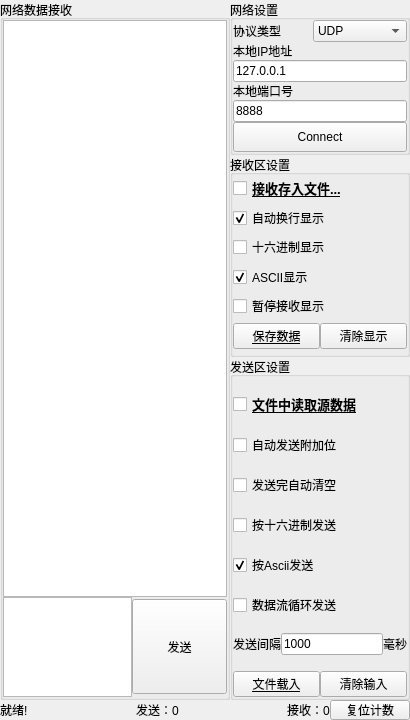
<?xml version="1.0" encoding="UTF-8"?>
<ui version="4.0">
 <class>NetworkWidget</class>
 <widget class="QWidget" name="NetworkWidget">
  <property name="geometry">
   <rect>
    <x>0</x>
    <y>0</y>
    <width>410</width>
    <height>720</height>
   </rect>
  </property>
  <property name="windowTitle">
   <string>Form</string>
  </property>
  <layout class="QGridLayout" name="gridLayout">
   <property name="leftMargin">
    <number>0</number>
   </property>
   <property name="topMargin">
    <number>0</number>
   </property>
   <property name="rightMargin">
    <number>0</number>
   </property>
   <property name="bottomMargin">
    <number>0</number>
   </property>
   <property name="spacing">
    <number>0</number>
   </property>
   <item row="0" column="0">
    <layout class="QHBoxLayout" name="horizontalLayout_4">
     <property name="spacing">
      <number>0</number>
     </property>
     <item>
      <widget class="QGroupBox" name="groupBox_8">
       <property name="title">
        <string>网络数据接收</string>
       </property>
       <layout class="QGridLayout" name="gridLayout_3">
        <property name="leftMargin">
         <number>0</number>
        </property>
        <property name="topMargin">
         <number>0</number>
        </property>
        <property name="rightMargin">
         <number>0</number>
        </property>
        <property name="bottomMargin">
         <number>0</number>
        </property>
        <property name="spacing">
         <number>0</number>
        </property>
        <item row="0" column="0">
         <layout class="QVBoxLayout" name="verticalLayout_2">
          <property name="spacing">
           <number>0</number>
          </property>
          <item>
           <layout class="QVBoxLayout" name="NVBLayout">
            <property name="spacing">
             <number>0</number>
            </property>
            <item>
             <widget class="QTextEdit" name="NReceiveText">
              <property name="minimumSize">
               <size>
                <width>200</width>
                <height>0</height>
               </size>
              </property>
             </widget>
            </item>
           </layout>
          </item>
          <item>
           <layout class="QHBoxLayout" name="horizontalLayout">
            <property name="spacing">
             <number>0</number>
            </property>
            <item>
             <widget class="QTextEdit" name="NSendText">
              <property name="minimumSize">
               <size>
                <width>50</width>
                <height>100</height>
               </size>
              </property>
              <property name="maximumSize">
               <size>
                <width>16777215</width>
                <height>100</height>
               </size>
              </property>
             </widget>
            </item>
            <item>
             <widget class="QPushButton" name="NSendBtn">
              <property name="minimumSize">
               <size>
                <width>95</width>
                <height>95</height>
               </size>
              </property>
              <property name="maximumSize">
               <size>
                <width>95</width>
                <height>95</height>
               </size>
              </property>
              <property name="text">
               <string>发送</string>
              </property>
             </widget>
            </item>
           </layout>
          </item>
         </layout>
        </item>
       </layout>
      </widget>
     </item>
     <item>
      <widget class="QWidget" name="NetWorkSetting" native="true">
       <property name="minimumSize">
        <size>
         <width>180</width>
         <height>0</height>
        </size>
       </property>
       <property name="maximumSize">
        <size>
         <width>180</width>
         <height>16777215</height>
        </size>
       </property>
       <layout class="QGridLayout" name="gridLayout_2">
        <property name="leftMargin">
         <number>0</number>
        </property>
        <property name="topMargin">
         <number>0</number>
        </property>
        <property name="rightMargin">
         <number>0</number>
        </property>
        <property name="bottomMargin">
         <number>0</number>
        </property>
        <property name="spacing">
         <number>0</number>
        </property>
        <item row="0" column="0">
         <widget class="QGroupBox" name="groupBox_12">
          <property name="title">
           <string>网络设置</string>
          </property>
          <layout class="QGridLayout" name="gridLayout_7">
           <property name="leftMargin">
            <number>0</number>
           </property>
           <property name="topMargin">
            <number>0</number>
           </property>
           <property name="rightMargin">
            <number>0</number>
           </property>
           <property name="bottomMargin">
            <number>0</number>
           </property>
           <property name="spacing">
            <number>0</number>
           </property>
           <item row="0" column="0">
            <spacer name="verticalSpacer">
             <property name="orientation">
              <enum>Qt::Vertical</enum>
             </property>
             <property name="sizeHint" stdset="0">
              <size>
               <width>20</width>
               <height>40</height>
              </size>
             </property>
            </spacer>
           </item>
           <item row="1" column="0">
            <layout class="QVBoxLayout" name="verticalLayout_12">
             <property name="spacing">
              <number>0</number>
             </property>
             <item>
              <layout class="QHBoxLayout" name="horizontalLayout_21">
               <property name="spacing">
                <number>0</number>
               </property>
               <item>
                <widget class="QLabel" name="label_4">
                 <property name="maximumSize">
                  <size>
                   <width>80</width>
                   <height>16777215</height>
                  </size>
                 </property>
                 <property name="text">
                  <string>协议类型</string>
                 </property>
                </widget>
               </item>
               <item>
                <widget class="QComboBox" name="ProtocolType">
                 <item>
                  <property name="text">
                   <string>UDP</string>
                  </property>
                 </item>
                 <item>
                  <property name="text">
                   <string>TCP Server</string>
                  </property>
                 </item>
                 <item>
                  <property name="text">
                   <string>TCP Client</string>
                  </property>
                 </item>
                </widget>
               </item>
              </layout>
             </item>
             <item>
              <spacer name="verticalSpacer_10">
               <property name="orientation">
                <enum>Qt::Vertical</enum>
               </property>
               <property name="sizeHint" stdset="0">
                <size>
                 <width>20</width>
                 <height>40</height>
                </size>
               </property>
              </spacer>
             </item>
             <item>
              <widget class="QLabel" name="IPLabel">
               <property name="maximumSize">
                <size>
                 <width>16777215</width>
                 <height>30</height>
                </size>
               </property>
               <property name="text">
                <string>本地IP地址</string>
               </property>
              </widget>
             </item>
             <item>
              <spacer name="verticalSpacer_9">
               <property name="orientation">
                <enum>Qt::Vertical</enum>
               </property>
               <property name="sizeHint" stdset="0">
                <size>
                 <width>20</width>
                 <height>40</height>
                </size>
               </property>
              </spacer>
             </item>
             <item>
              <widget class="QLineEdit" name="IPLine">
               <property name="text">
                <string>127.0.0.1</string>
               </property>
              </widget>
             </item>
             <item>
              <spacer name="verticalSpacer_8">
               <property name="orientation">
                <enum>Qt::Vertical</enum>
               </property>
               <property name="sizeHint" stdset="0">
                <size>
                 <width>20</width>
                 <height>40</height>
                </size>
               </property>
              </spacer>
             </item>
             <item>
              <widget class="QLabel" name="PortLabel">
               <property name="maximumSize">
                <size>
                 <width>16777215</width>
                 <height>30</height>
                </size>
               </property>
               <property name="text">
                <string>本地端口号</string>
               </property>
              </widget>
             </item>
             <item>
              <spacer name="verticalSpacer_7">
               <property name="orientation">
                <enum>Qt::Vertical</enum>
               </property>
               <property name="sizeHint" stdset="0">
                <size>
                 <width>20</width>
                 <height>40</height>
                </size>
               </property>
              </spacer>
             </item>
             <item>
              <widget class="QLineEdit" name="PortLine">
               <property name="text">
                <string>8888</string>
               </property>
              </widget>
             </item>
             <item>
              <widget class="QPushButton" name="NConnectBtn">
               <property name="minimumSize">
                <size>
                 <width>0</width>
                 <height>30</height>
                </size>
               </property>
               <property name="maximumSize">
                <size>
                 <width>16777215</width>
                 <height>30</height>
                </size>
               </property>
               <property name="text">
                <string>Connect</string>
               </property>
              </widget>
             </item>
            </layout>
           </item>
           <item row="2" column="0">
            <spacer name="verticalSpacer_2">
             <property name="orientation">
              <enum>Qt::Vertical</enum>
             </property>
             <property name="sizeHint" stdset="0">
              <size>
               <width>20</width>
               <height>40</height>
              </size>
             </property>
            </spacer>
           </item>
          </layout>
         </widget>
        </item>
        <item row="1" column="0">
         <widget class="QGroupBox" name="groupBox_13">
          <property name="title">
           <string>接收区设置</string>
          </property>
          <layout class="QVBoxLayout" name="verticalLayout_21">
           <property name="spacing">
            <number>0</number>
           </property>
           <property name="leftMargin">
            <number>0</number>
           </property>
           <property name="topMargin">
            <number>0</number>
           </property>
           <property name="rightMargin">
            <number>0</number>
           </property>
           <property name="bottomMargin">
            <number>0</number>
           </property>
           <item>
            <spacer name="verticalSpacer_3">
             <property name="orientation">
              <enum>Qt::Vertical</enum>
             </property>
             <property name="sizeHint" stdset="0">
              <size>
               <width>20</width>
               <height>40</height>
              </size>
             </property>
            </spacer>
           </item>
           <item>
            <layout class="QVBoxLayout" name="verticalLayout_22">
             <property name="spacing">
              <number>0</number>
             </property>
             <item>
              <widget class="QCheckBox" name="NReceivetoFile">
               <property name="styleSheet">
                <string notr="true">QCheckBox{
font-size:10pt; 
font-weight:600; 
text-decoration: underline;
}</string>
               </property>
               <property name="text">
                <string>接收存入文件...</string>
               </property>
              </widget>
             </item>
             <item>
              <spacer name="verticalSpacer_11">
               <property name="orientation">
                <enum>Qt::Vertical</enum>
               </property>
               <property name="sizeHint" stdset="0">
                <size>
                 <width>20</width>
                 <height>40</height>
                </size>
               </property>
              </spacer>
             </item>
             <item>
              <widget class="QCheckBox" name="NAutoBreak">
               <property name="text">
                <string>自动换行显示</string>
               </property>
               <property name="checked">
                <bool>true</bool>
               </property>
              </widget>
             </item>
             <item>
              <spacer name="verticalSpacer_12">
               <property name="orientation">
                <enum>Qt::Vertical</enum>
               </property>
               <property name="sizeHint" stdset="0">
                <size>
                 <width>20</width>
                 <height>40</height>
                </size>
               </property>
              </spacer>
             </item>
             <item>
              <widget class="QCheckBox" name="NShowinHex">
               <property name="text">
                <string>十六进制显示</string>
               </property>
               <property name="checked">
                <bool>false</bool>
               </property>
              </widget>
             </item>
             <item>
              <spacer name="verticalSpacer_14">
               <property name="orientation">
                <enum>Qt::Vertical</enum>
               </property>
               <property name="sizeHint" stdset="0">
                <size>
                 <width>20</width>
                 <height>40</height>
                </size>
               </property>
              </spacer>
             </item>
             <item>
              <widget class="QCheckBox" name="NShowinAscii">
               <property name="text">
                <string>ASCII显示</string>
               </property>
               <property name="checked">
                <bool>true</bool>
               </property>
              </widget>
             </item>
             <item>
              <spacer name="verticalSpacer_13">
               <property name="orientation">
                <enum>Qt::Vertical</enum>
               </property>
               <property name="sizeHint" stdset="0">
                <size>
                 <width>20</width>
                 <height>40</height>
                </size>
               </property>
              </spacer>
             </item>
             <item>
              <widget class="QCheckBox" name="NPause">
               <property name="text">
                <string>暂停接收显示</string>
               </property>
              </widget>
             </item>
             <item>
              <spacer name="verticalSpacer_15">
               <property name="orientation">
                <enum>Qt::Vertical</enum>
               </property>
               <property name="sizeHint" stdset="0">
                <size>
                 <width>20</width>
                 <height>40</height>
                </size>
               </property>
              </spacer>
             </item>
             <item>
              <layout class="QHBoxLayout" name="horizontalLayout_22">
               <item>
                <widget class="QPushButton" name="NSaveData">
                 <property name="styleSheet">
                  <string notr="true">QPushButton{
text-decoration: underline;
}</string>
                 </property>
                 <property name="text">
                  <string>保存数据</string>
                 </property>
                </widget>
               </item>
               <item>
                <widget class="QPushButton" name="NClearReceive">
                 <property name="text">
                  <string>清除显示</string>
                 </property>
                </widget>
               </item>
              </layout>
             </item>
             <item>
              <spacer name="verticalSpacer_4">
               <property name="orientation">
                <enum>Qt::Vertical</enum>
               </property>
               <property name="sizeHint" stdset="0">
                <size>
                 <width>20</width>
                 <height>40</height>
                </size>
               </property>
              </spacer>
             </item>
            </layout>
           </item>
          </layout>
         </widget>
        </item>
        <item row="2" column="0">
         <widget class="QGroupBox" name="groupBox_14">
          <property name="title">
           <string>发送区设置</string>
          </property>
          <layout class="QVBoxLayout" name="verticalLayout_23">
           <property name="spacing">
            <number>0</number>
           </property>
           <property name="leftMargin">
            <number>0</number>
           </property>
           <property name="topMargin">
            <number>0</number>
           </property>
           <property name="rightMargin">
            <number>0</number>
           </property>
           <property name="bottomMargin">
            <number>0</number>
           </property>
           <item>
            <layout class="QVBoxLayout" name="verticalLayout_24">
             <property name="spacing">
              <number>2</number>
             </property>
             <item>
              <spacer name="verticalSpacer_5">
               <property name="orientation">
                <enum>Qt::Vertical</enum>
               </property>
               <property name="sizeHint" stdset="0">
                <size>
                 <width>20</width>
                 <height>40</height>
                </size>
               </property>
              </spacer>
             </item>
             <item>
              <widget class="QCheckBox" name="NDataFromFile">
               <property name="styleSheet">
                <string notr="true">QCheckBox{
font-size:10pt; 
font-weight:600; 
text-decoration: underline;
}</string>
               </property>
               <property name="text">
                <string>文件中读取源数据</string>
               </property>
              </widget>
             </item>
             <item>
              <spacer name="verticalSpacer_16">
               <property name="orientation">
                <enum>Qt::Vertical</enum>
               </property>
               <property name="sizeHint" stdset="0">
                <size>
                 <width>20</width>
                 <height>40</height>
                </size>
               </property>
              </spacer>
             </item>
             <item>
              <widget class="QCheckBox" name="NAutoAddBit">
               <property name="text">
                <string>自动发送附加位</string>
               </property>
              </widget>
             </item>
             <item>
              <spacer name="verticalSpacer_21">
               <property name="orientation">
                <enum>Qt::Vertical</enum>
               </property>
               <property name="sizeHint" stdset="0">
                <size>
                 <width>20</width>
                 <height>40</height>
                </size>
               </property>
              </spacer>
             </item>
             <item>
              <widget class="QCheckBox" name="NAutoSendClear">
               <property name="text">
                <string>发送完自动清空</string>
               </property>
              </widget>
             </item>
             <item>
              <spacer name="verticalSpacer_17">
               <property name="orientation">
                <enum>Qt::Vertical</enum>
               </property>
               <property name="sizeHint" stdset="0">
                <size>
                 <width>20</width>
                 <height>40</height>
                </size>
               </property>
              </spacer>
             </item>
             <item>
              <widget class="QCheckBox" name="NSendinHex">
               <property name="text">
                <string>按十六进制发送</string>
               </property>
              </widget>
             </item>
             <item>
              <spacer name="verticalSpacer_18">
               <property name="orientation">
                <enum>Qt::Vertical</enum>
               </property>
               <property name="sizeHint" stdset="0">
                <size>
                 <width>20</width>
                 <height>40</height>
                </size>
               </property>
              </spacer>
             </item>
             <item>
              <widget class="QCheckBox" name="NSendinAscii">
               <property name="text">
                <string>按Ascii发送</string>
               </property>
               <property name="checked">
                <bool>true</bool>
               </property>
              </widget>
             </item>
             <item>
              <spacer name="verticalSpacer_19">
               <property name="orientation">
                <enum>Qt::Vertical</enum>
               </property>
               <property name="sizeHint" stdset="0">
                <size>
                 <width>20</width>
                 <height>40</height>
                </size>
               </property>
              </spacer>
             </item>
             <item>
              <widget class="QCheckBox" name="NloopSendData">
               <property name="text">
                <string>数据流循环发送</string>
               </property>
              </widget>
             </item>
             <item>
              <spacer name="verticalSpacer_20">
               <property name="orientation">
                <enum>Qt::Vertical</enum>
               </property>
               <property name="sizeHint" stdset="0">
                <size>
                 <width>20</width>
                 <height>40</height>
                </size>
               </property>
              </spacer>
             </item>
             <item>
              <layout class="QHBoxLayout" name="horizontalLayout_23">
               <property name="spacing">
                <number>0</number>
               </property>
               <item>
                <widget class="QLabel" name="label_12">
                 <property name="text">
                  <string>发送间隔</string>
                 </property>
                </widget>
               </item>
               <item>
                <widget class="QLineEdit" name="Ntime">
                 <property name="text">
                  <string>1000</string>
                 </property>
                </widget>
               </item>
               <item>
                <widget class="QLabel" name="label_13">
                 <property name="text">
                  <string>毫秒</string>
                 </property>
                </widget>
               </item>
              </layout>
             </item>
             <item>
              <spacer name="verticalSpacer_22">
               <property name="orientation">
                <enum>Qt::Vertical</enum>
               </property>
               <property name="sizeHint" stdset="0">
                <size>
                 <width>20</width>
                 <height>40</height>
                </size>
               </property>
              </spacer>
             </item>
             <item>
              <layout class="QHBoxLayout" name="horizontalLayout_24">
               <property name="spacing">
                <number>0</number>
               </property>
               <item>
                <widget class="QPushButton" name="NLoadFile">
                 <property name="styleSheet">
                  <string notr="true">QPushButton{
text-decoration: underline;
}</string>
                 </property>
                 <property name="text">
                  <string>文件载入</string>
                 </property>
                </widget>
               </item>
               <item>
                <widget class="QPushButton" name="NClearInput">
                 <property name="text">
                  <string>清除输入</string>
                 </property>
                </widget>
               </item>
              </layout>
             </item>
            </layout>
           </item>
           <item>
            <spacer name="verticalSpacer_6">
             <property name="orientation">
              <enum>Qt::Vertical</enum>
             </property>
             <property name="sizeHint" stdset="0">
              <size>
               <width>20</width>
               <height>40</height>
              </size>
             </property>
            </spacer>
           </item>
          </layout>
         </widget>
        </item>
       </layout>
      </widget>
     </item>
    </layout>
   </item>
   <item row="1" column="0">
    <widget class="QWidget" name="toolWidget_2" native="true">
     <property name="minimumSize">
      <size>
       <width>0</width>
       <height>20</height>
      </size>
     </property>
     <property name="maximumSize">
      <size>
       <width>16777215</width>
       <height>20</height>
      </size>
     </property>
     <layout class="QGridLayout" name="gridLayout_10">
      <property name="leftMargin">
       <number>0</number>
      </property>
      <property name="topMargin">
       <number>0</number>
      </property>
      <property name="rightMargin">
       <number>0</number>
      </property>
      <property name="bottomMargin">
       <number>0</number>
      </property>
      <property name="spacing">
       <number>0</number>
      </property>
      <item row="0" column="4">
       <widget class="QLabel" name="NReceiveCount">
        <property name="text">
         <string>接收：0</string>
        </property>
       </widget>
      </item>
      <item row="0" column="2">
       <widget class="QLabel" name="NSendCount">
        <property name="text">
         <string>发送：0</string>
        </property>
       </widget>
      </item>
      <item row="0" column="5">
       <widget class="QPushButton" name="NResetBtn">
        <property name="minimumSize">
         <size>
          <width>0</width>
          <height>20</height>
         </size>
        </property>
        <property name="maximumSize">
         <size>
          <width>16777215</width>
          <height>20</height>
         </size>
        </property>
        <property name="text">
         <string>复位计数</string>
        </property>
       </widget>
      </item>
      <item row="0" column="1">
       <spacer name="horizontalSpacer_2">
        <property name="orientation">
         <enum>Qt::Horizontal</enum>
        </property>
        <property name="sizeHint" stdset="0">
         <size>
          <width>74</width>
          <height>9</height>
         </size>
        </property>
       </spacer>
      </item>
      <item row="0" column="0">
       <widget class="QLabel" name="NInfoLabel">
        <property name="text">
         <string>就绪!</string>
        </property>
       </widget>
      </item>
      <item row="0" column="3">
       <spacer name="horizontalSpacer_3">
        <property name="orientation">
         <enum>Qt::Horizontal</enum>
        </property>
        <property name="sizeHint" stdset="0">
         <size>
          <width>40</width>
          <height>20</height>
         </size>
        </property>
       </spacer>
      </item>
     </layout>
    </widget>
   </item>
  </layout>
 </widget>
 <resources/>
 <connections/>
</ui>
